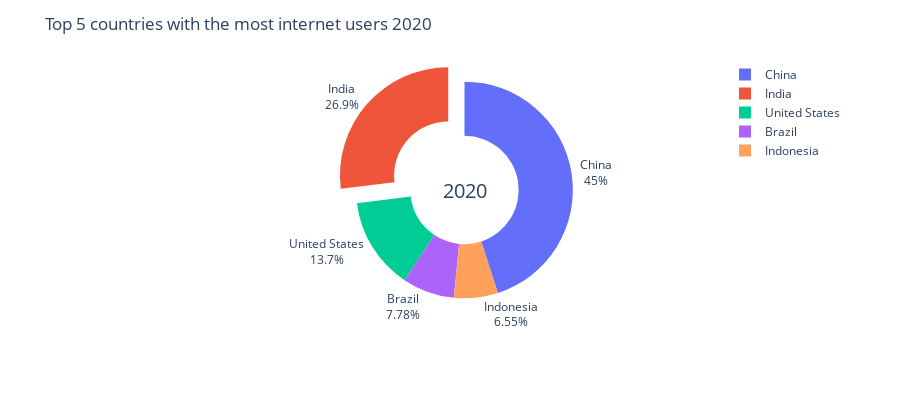

Source (notebook cell):
### Code cell
fig=px.pie(q4_1,values='Users',names='Entity',hole=.5,hover_data=['Users'], width=900, height=400)
fig.update_traces(textposition='outside', textinfo='percent+label',pull=[0, 0.2, 0,0,0,0,0])
fig.update_layout(
    title_text=" Top 5 countries with the most internet users 2020",
    # Add annotations in the center of the donut pies.
    annotations=[dict(text='2020', x=0.50, y=0.5, font_size=20, showarrow=False),
                 ])
fig.show()

### Figure 1 — Plotly figure (JSON) as saved in the notebook; plotly's stock layout.template omitted (floating-point values rounded to 4 significant figures)
{"data": [{"customdata": [[1003218650], [600446441], [305371298], [173419624], [146059763]], "domain": {"x": [0, 1], "y": [0, 1]}, "hole": 0.5, "hovertemplate": "Entity=%{label}<br>Users=%{customdata[0]}<extra></extra>", "labels": ["China", "India", "United States", "Brazil", "Indonesia"], "legendgroup": "", "name": "", "pull": [0, 0.2, 0, 0, 0, 0, 0], "showlegend": true, "textinfo": "percent+label", "textposition": "outside", "type": "pie", "values": [1003218650, 600446441, 305371298, 173419624, 146059763]}], "layout": {"annotations": [{"font": {"size": 20}, "showarrow": false, "text": "2020", "x": 0.5, "y": 0.5}], "height": 400, "legend": {"tracegroupgap": 0}, "margin": {"t": 60}, "title": {"text": " Top 5 countries with the most internet users 2020"}, "width": 900}}
